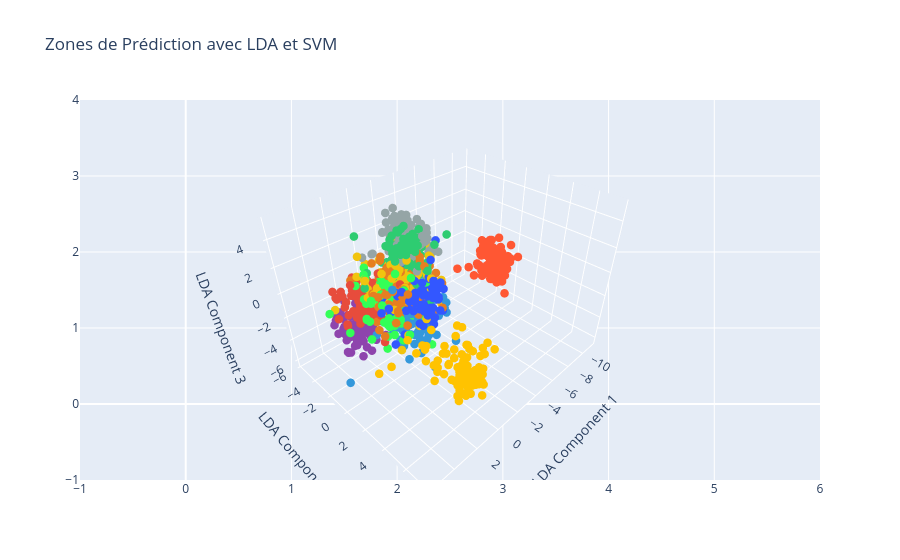

The cell this chart's notebook holds for it:
### Markdown cell above
## Essai du SVM

### Code cell
import numpy as np
import plotly.graph_objects as go
from sklearn.discriminant_analysis import LinearDiscriminantAnalysis as LDA
from sklearn.svm import SVC
from sklearn.datasets import make_classification

# Générer des données d'exemple avec des labels de chaînes
# Appliquer LDA pour réduire la dimensionnalité à 3
lda = LDA(n_components=3)
X_lda = lda.fit_transform(X, y)

# Entraîner un SVM sur les données transformées
svm = SVC(kernel='linear', probability=True)
svm.fit(X_lda, y)

# Créer une grille pour prédire les zones
x_min, x_max = X_lda[:, 0].min() - 1, X_lda[:, 0].max() + 1
y_min, y_max = X_lda[:, 1].min() - 1, X_lda[:, 1].max() + 1
xx, yy = np.meshgrid(np.linspace(x_min, x_max, 100), np.linspace(y_min, y_max, 100))

# Prédire les classes sur la grille
Z = svm.predict(np.c_[xx.ravel(), yy.ravel(), np.zeros_like(xx.ravel())])  # On fixe la troisième dimension à 0
Z = Z.reshape(xx.shape)

# Liste de 10 couleurs
colors_list = [
    "#FF5733",  # Rouge
    "#33FF57",  # Vert
    "#3357FF",  # Bleu
    "#F1C40F",  # Jaune
    "#8E44AD",  # Violet
    "#E67E22",  # Orange
    "#2ECC71",  # Vert clair
    "#3498DB",  # Bleu clair
    "#E74C3C",  # Rouge clair
    "#95A5A6",  # Gris
    "#FFC300"   # Jaune doré
]
# Créer un mappage des labels à des indices
unique_labels = list(set(y))  # Obtenir les labels uniques
label_to_index = {label: index for index, label in enumerate(unique_labels)}  # Dictionnaire de mappage
print(len(unique_labels))
# Mapper les couleurs aux labels
color_labels = [colors_list[label_to_index[label]] for label in y]

# Tracer les zones de prédiction
fig = go.Figure()

# Ajouter les zones de prédiction
fig.add_trace(go.Contour(z=Z, x=xx[0], y=yy[:, 0], colorscale='Viridis', opacity=0.5, showscale=False))

# Ajouter les points d'origine avec les couleurs associées
fig.add_trace(go.Scatter3d(x=X_lda[:, 0], y=X_lda[:, 1], z=X_lda[:, 2], mode='markers', 
                             marker=dict(color=color_labels, size=5)))

# Configurer le layout
fig.update_layout(scene=dict(xaxis_title='LDA Component 1',
                              yaxis_title='LDA Component 2',
                              zaxis_title='LDA Component 3'),
                  title='Zones de Prédiction avec LDA et SVM')

# Afficher le graphique
fig.show()

### Figure 1 — Plotly figure (JSON) as saved in the notebook; plotly's stock layout.template omitted (floating-point values rounded to 4 significant figures; data arrays with more than 128 entries replaced by an {"elided": "..."} marker saying what was removed)
{"data": [{"colorscale": [[0, "#440154"], [0.1111, "#482878"], [0.2222, "#3e4989"], [0.3333, "#31688e"], [0.4444, "#26828e"], [0.5556, "#1f9e89"], [0.6667, "#35b779"], [0.7778, "#6ece58"], [0.8889, "#b5de2b"], [1, "#fde725"]], "opacity": 0.5, "showscale": false, "type": "contour", "x": [-12.06, -11.87, -11.68, -11.49, -11.31, -11.12, -10.93, -10.74, -10.55, -10.36, -10.17, -9.979, -9.789, -9.6, -9.41, -9.221, -9.031, -8.842, -8.652, -8.463, -8.273, -8.084, -7.894, -7.705, -7.515, -7.326, -7.136, -6.947, -6.757, -6.568, -6.378, -6.189, -5.999, -5.81, -5.62, -5.431, -5.241, -5.052, -4.862, -4.673, -4.483, -4.294, -4.104, -3.915, -3.725, -3.536, -3.346, -3.157, -2.967, -2.778, -2.588, -2.399, -2.209, -2.02, -1.83, -1.641, -1.451, -1.262, -1.072, -0.8829, -0.6934, -0.5039, -0.3144, -0.1249, 0.06461, 0.2541, 0.4436, 0.6331, 0.8226, 1.012, 1.202, 1.391, 1.581, 1.77, 1.96, 2.149, 2.339, 2.528, 2.718, 2.907, 3.097, 3.286, 3.476, 3.665, 3.855, 4.044, 4.234, 4.423, 4.613, 4.802, 4.992, 5.181, 5.371, 5.56, 5.75, 5.939, 6.129, 6.318, 6.508, 6.697], "y": [-6.687, -6.532, -6.378, -6.223, -6.068, -5.914, -5.759, -5.605, -5.45, -5.295, -5.141, -4.986, -4.832, -4.677, -4.523, -4.368, -4.213, -4.059, -3.904, -3.75, -3.595, -3.44, -3.286, -3.131, -2.977, -2.822, -2.667, -2.513, -2.358, -2.204, -2.049, -1.895, -1.74, -1.585, -1.431, -1.276, -1.122, -0.967, -0.8124, -0.6578, -0.5033, -0.3487, -0.1941, -0.03949, 0.1151, 0.2697, 0.4243, 0.5789, 0.7334, 0.888, 1.043, 1.197, 1.352, 1.506, 1.661, 1.816, 1.97, 2.125, 2.279, 2.434, 2.588, 2.743, 2.898, 3.052, 3.207, 3.361, 3.516, 3.671, 3.825, 3.98, 4.134, 4.289, 4.444, 4.598, 4.753, 4.907, 5.062, 5.216, 5.371, 5.526, 5.68, 5.835, 5.989, 6.144, 6.299, 6.453, 6.608, 6.762, 6.917, 7.072, 7.226, 7.381, 7.535, 7.69, 7.844, 7.999, 8.154, 8.308, 8.463, 8.617], "z": {"elided": "100x100 str values"}}, {"marker": {"color": {"elided": "1089 str values"}, "size": 5}, "mode": "markers", "type": "scatter3d", "x": {"elided": "1089 float values"}, "y": {"elided": "1089 float values"}, "z": {"elided": "1089 float values"}}], "layout": {"scene": {"xaxis": {"title": {"text": "LDA Component 1"}}, "yaxis": {"title": {"text": "LDA Component 2"}}, "zaxis": {"title": {"text": "LDA Component 3"}}}, "title": {"text": "Zones de Prédiction avec LDA et SVM"}}}
